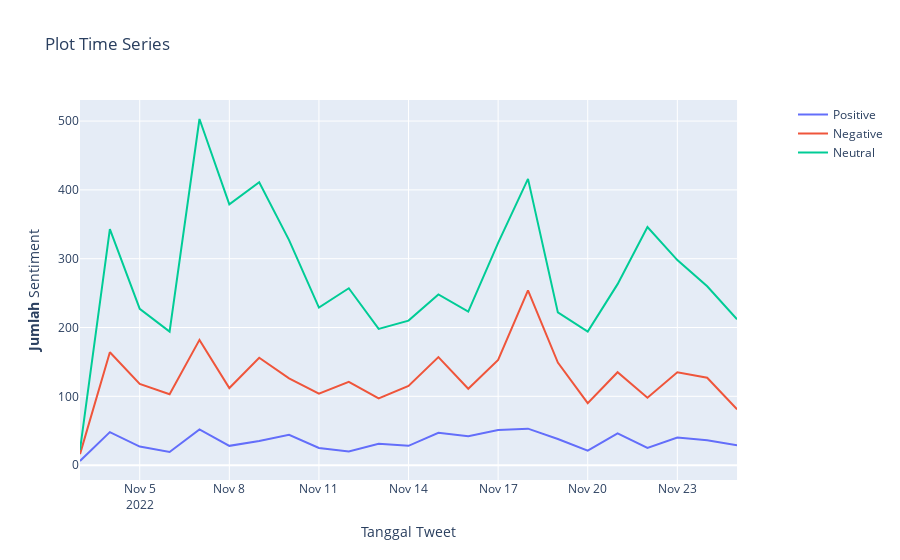

Here is the notebook cell this chart was saved with:
### Code cell
#Sorting And Feature Engineering
    df_clean = df_clean.sort_values(by='date')
    df_clean['date'] = pd.to_datetime(df_clean['date'])

    df_clean['year']         = pd.DatetimeIndex(df_clean['date']).year
    df_clean['month']        = pd.DatetimeIndex(df_clean['date']).month
    df_clean['day']          = pd.DatetimeIndex(df_clean['date']).day
    df_clean['day_of_year']  = pd.DatetimeIndex(df_clean['date']).dayofyear
    df_clean['quarter']      = pd.DatetimeIndex(df_clean['date']).quarter
    df_clean['season']       = df_clean.month%12 // 3 + 1

    df_clean['date_MY'] = pd.to_datetime(df_clean[['year', 'month', 'day']])
    df_label = df_clean[['date_MY', 'label']]

    ctdf = (df_label.reset_index()
            .groupby(['date_MY','label'], as_index=False)
            .count()
            # rename isn't strictly necessary here, it's just for readability
            .rename(columns={'index':'ct'})
        )
    negative_data = ctdf.loc[ctdf['label'] == "negative"] 
    positive_data = ctdf.loc[ctdf['label'] == "positive"] 
    neutral_data = ctdf.loc[ctdf['label'] == "neutral"] 
    import plotly.graph_objects as go
    from plotly.subplots import make_subplots

    # Create figure with secondary y-axis
    fig = make_subplots(specs=[[{"secondary_y": True}]])

    # Add traces
    fig.add_trace(
        go.Scatter(x=positive_data.date_MY, y=positive_data.ct, name="Positive"),
        secondary_y=False,
    )

    fig.add_trace(
        go.Scatter(x=negative_data.date_MY, y=negative_data.ct, name="Negative"),
        secondary_y=False,
    )
    fig.add_trace(
        go.Scatter(x=neutral_data.date_MY, y=neutral_data.ct, name="Neutral"),
        secondary_y=False,
    )


    # Add figure title
    fig.update_layout(
        title_text="Plot Time Series"
    )

    # Set x-axis title
    fig.update_xaxes(title_text="Tanggal Tweet")

    # Set y-axes titles
    fig.update_yaxes(title_text="<b>Jumlah</b> Sentiment", secondary_y=False)
    fig.update_yaxes(title_text="<b>Tanggal</b> Tanggan Tweet", secondary_y=True)

    fig.show()

### Figure 1 — Plotly figure (JSON) as saved in the notebook; plotly's stock layout.template omitted (floating-point values rounded to 4 significant figures)
{"data": [{"name": "Positive", "type": "scatter", "x": ["2022-11-03T00:00:00", "2022-11-04T00:00:00", "2022-11-05T00:00:00", "2022-11-06T00:00:00", "2022-11-07T00:00:00", "2022-11-08T00:00:00", "2022-11-09T00:00:00", "2022-11-10T00:00:00", "2022-11-11T00:00:00", "2022-11-12T00:00:00", "2022-11-13T00:00:00", "2022-11-14T00:00:00", "2022-11-15T00:00:00", "2022-11-16T00:00:00", "2022-11-17T00:00:00", "2022-11-18T00:00:00", "2022-11-19T00:00:00", "2022-11-20T00:00:00", "2022-11-21T00:00:00", "2022-11-22T00:00:00", "2022-11-23T00:00:00", "2022-11-24T00:00:00", "2022-11-25T00:00:00"], "xaxis": "x", "y": [6, 48, 27, 19, 52, 28, 35, 44, 25, 20, 31, 28, 47, 42, 51, 53, 38, 21, 46, 25, 40, 36, 29], "yaxis": "y"}, {"name": "Negative", "type": "scatter", "x": ["2022-11-03T00:00:00", "2022-11-04T00:00:00", "2022-11-05T00:00:00", "2022-11-06T00:00:00", "2022-11-07T00:00:00", "2022-11-08T00:00:00", "2022-11-09T00:00:00", "2022-11-10T00:00:00", "2022-11-11T00:00:00", "2022-11-12T00:00:00", "2022-11-13T00:00:00", "2022-11-14T00:00:00", "2022-11-15T00:00:00", "2022-11-16T00:00:00", "2022-11-17T00:00:00", "2022-11-18T00:00:00", "2022-11-19T00:00:00", "2022-11-20T00:00:00", "2022-11-21T00:00:00", "2022-11-22T00:00:00", "2022-11-23T00:00:00", "2022-11-24T00:00:00", "2022-11-25T00:00:00"], "xaxis": "x", "y": [16, 164, 118, 103, 182, 112, 156, 126, 104, 121, 97, 115, 157, 111, 153, 254, 149, 90, 135, 98, 135, 127, 81], "yaxis": "y"}, {"name": "Neutral", "type": "scatter", "x": ["2022-11-03T00:00:00", "2022-11-04T00:00:00", "2022-11-05T00:00:00", "2022-11-06T00:00:00", "2022-11-07T00:00:00", "2022-11-08T00:00:00", "2022-11-09T00:00:00", "2022-11-10T00:00:00", "2022-11-11T00:00:00", "2022-11-12T00:00:00", "2022-11-13T00:00:00", "2022-11-14T00:00:00", "2022-11-15T00:00:00", "2022-11-16T00:00:00", "2022-11-17T00:00:00", "2022-11-18T00:00:00", "2022-11-19T00:00:00", "2022-11-20T00:00:00", "2022-11-21T00:00:00", "2022-11-22T00:00:00", "2022-11-23T00:00:00", "2022-11-24T00:00:00", "2022-11-25T00:00:00"], "xaxis": "x", "y": [22, 343, 227, 194, 503, 379, 411, 327, 229, 257, 198, 210, 248, 223, 323, 416, 222, 194, 263, 346, 298, 260, 212], "yaxis": "y"}], "layout": {"title": {"text": "Plot Time Series"}, "xaxis": {"anchor": "y", "domain": [0, 0.94], "title": {"text": "Tanggal Tweet"}}, "yaxis": {"anchor": "x", "domain": [0, 1], "title": {"text": "<b>Jumlah</b> Sentiment"}}, "yaxis2": {"anchor": "x", "overlaying": "y", "side": "right", "title": {"text": "<b>Tanggal</b> Tanggan Tweet"}}}}
